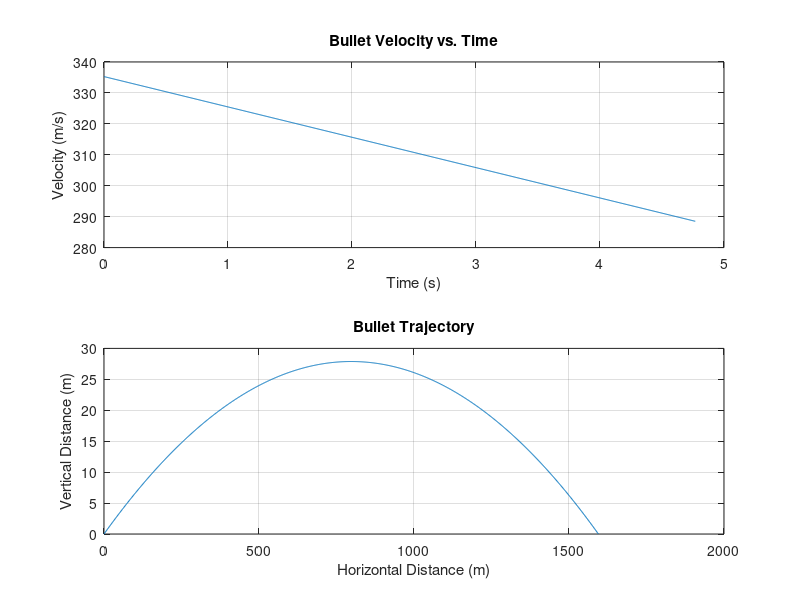

MATLAB code to generate this figure:

% Constants (as previously defined)
initial_velocity = 335.28;  % m/s
launch_angle = 4;      % degrees
caliber = 0.009;        % m
mass_of_gun =  0.850;        % kg
distance = 50;          % m
g = 9.81;               % m/s^2 (acceleration due to gravity)

% Convert launch angle to radians
launch_angle = deg2rad(launch_angle);

% Calculate time of flight
time_of_flight = (2 * initial_velocity * sin(launch_angle)) / g;

% Time vector
t = linspace(0, time_of_flight, 1000);

% Calculate x and y coordinates of the trajectory
x = initial_velocity * cos(launch_angle) * t;
y = initial_velocity * sin(launch_angle) * t - 0.5 * g * t.^2;

% Calculate velocity as a function of time
v = initial_velocity - g * t;

% Create a figure
figure;

% Plot velocity against time
subplot(2, 1, 1);
plot(t, v);
xlabel('Time (s)');
ylabel('Velocity (m/s)');
title('Bullet Velocity vs. Time');
grid on;


% Plot the trajectory
subplot(2, 1, 2);
plot(x, y);
xlabel('Horizontal Distance (m)');
ylabel('Vertical Distance (m)');
title('Bullet Trajectory');
grid on;